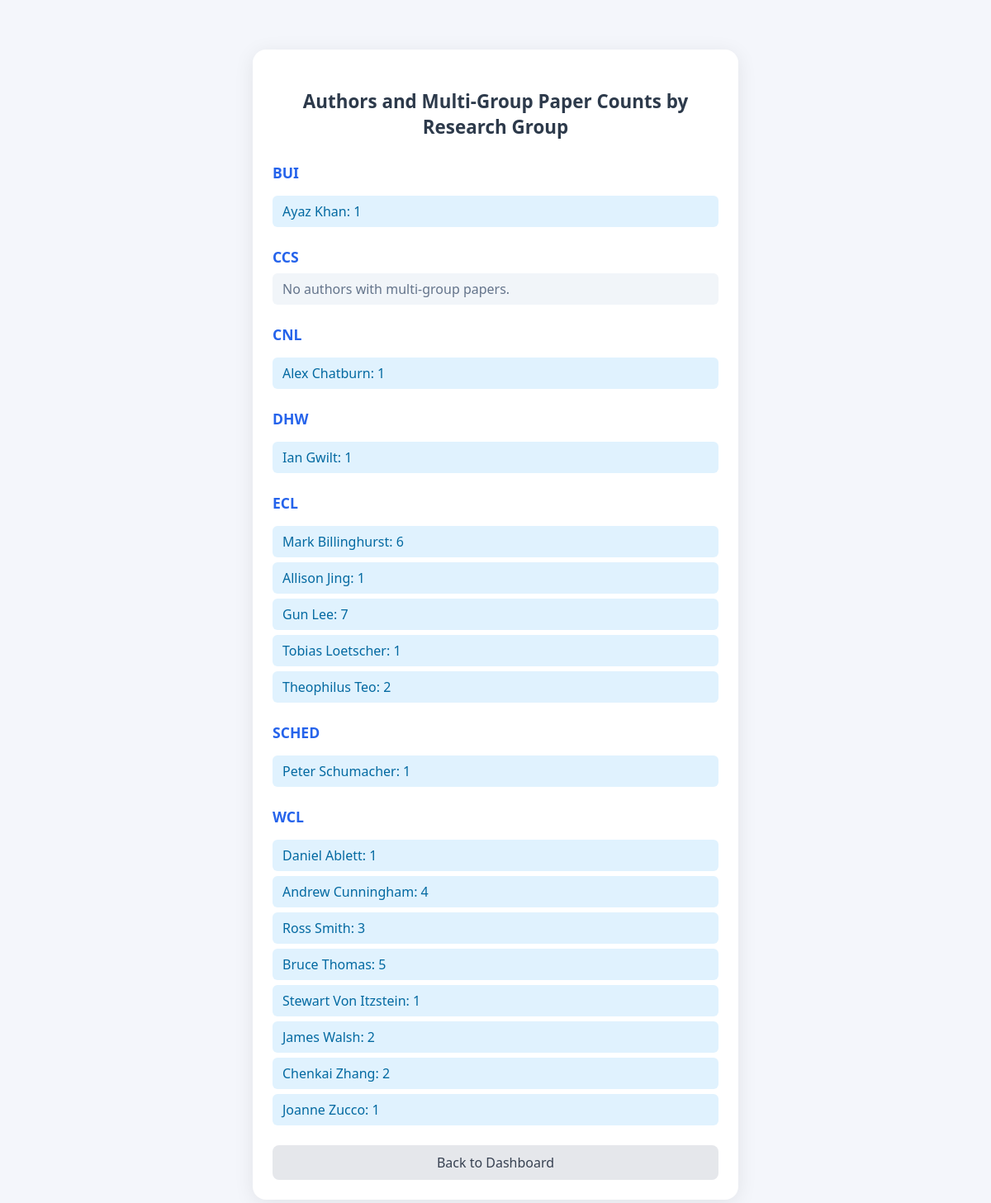
The app's page /report/group-author-multi-group/, older data.
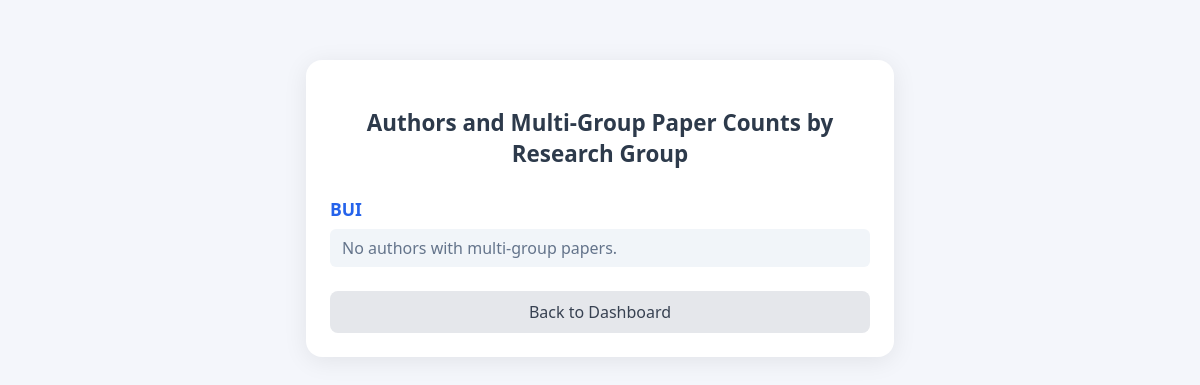
The same page, newer data.
### research/models.py (models this page shows, shortened)
class ResearchGroup(models.Model):
    name = models.CharField(max_length=255, unique=True)

### research/views.py (the view)
# urls.py: path('report/group-author-multi-group/', views.report_group_author_multi_group, name='report_group_author_multi_group'),
def report_group_author_multi_group(request):
    data = get_group_author_multi_group_counts()
    return render(request, 'research/report_group_author_multi_group.html', {'data': data})

### research/models.py (called while the page is built)
    def __str__(self):
        return f"{self.first_name} {self.last_name}"

### research/views.py (called while the page is built)
def get_group_author_multi_group_counts():
    result = {}
    for group in ResearchGroup.objects.all():
        authors = Author.objects.filter(research_group=group)
        author_counts = {}
        for author in authors:
            count = 0
            for ap in author.authorpublication_set.all():
                pub = ap.publication
                groups = set(pub.authorpublication_set.select_related('author__research_group').values_list('author__research_group__name', flat=True))
                if len(groups) > 1:
                    count += 1
            if count > 0:
                author_counts[author.__str__()] = count
        result[group.name] = author_counts
    return result

### research/templates/research/report_group_author_multi_group.html (shortened to what this page needs)
<!DOCTYPE html>
<html lang="en">
<head>
</head>
<body>
  <div class="container">
    <h1>Authors and Multi-Group Paper Counts by Research Group</h1>
    {% for group, authors in data.items %}
      <h2>{{ group }}</h2>
      {% if authors %}
        <ul class="authors">
          {% for author, count in authors.items %}
            <li>{{ author }}: {{ count }}</li>
          {% endfor %}
        </ul>
      {% else %}
        <div class="no-authors">No authors with multi-group papers.</div>
      {% endif %}
    {% endfor %}
    <a class="back-link" href="{% url 'index' %}">Back to Dashboard</a>
  </div>
</body>
</html>

Row changes from the older to the newer data that the page shows:
removed ResearchGroup: data "CCS"
removed ResearchGroup: data "CNL"
removed ResearchGroup: data "DHW"
removed ResearchGroup: data "ECL"
removed ResearchGroup: data "SCHED"
removed ResearchGroup: data "WCL"
Text that changed along with them:
list line gone: "Ayaz Khan : 1"
new list line: "No authors with multi-group papers."
list line gone: "No authors with multi-group papers."
list line gone: "Alex Chatburn : 1"
list line gone: "Ian Gwilt : 1"
list line gone: "Mark Billinghurst : 6 Allison Jing : 1 Gun Lee : 7 Tobias Loetscher : 1 Theophilus Teo : 2"
list line gone: "Peter Schumacher : 1"
list line gone: "Daniel Ablett : 1 Andrew Cunningham : 4 Ross Smith : 3 Bruce Thomas : 5 Stewart Von Itzstein : 1 James Walsh : 2 Chenkai Zhang : 2 Joanne Zucco : 1"
